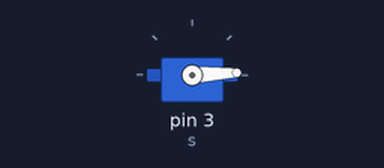
Simulated run of this sketch. Board: Arduino Uno, built with avr-gcc and run on an emulated ATmega328P. Parts: servo.

Above: at 0.05 s.
At 0.9 s:
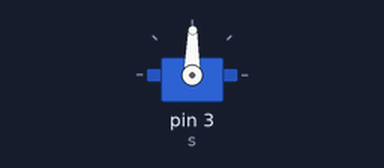
At 1.75 s:
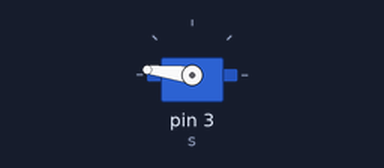
At 3.45 s:
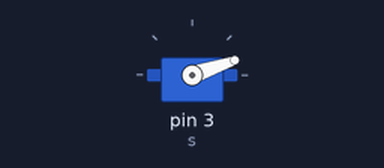
Timing chart, 0 to 8.3 s (numbered marks = the images above):
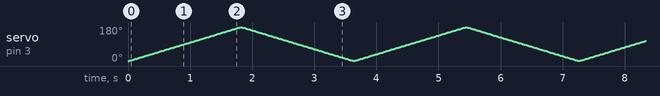

The sketch:

servo_motor.ino
```cpp
#include <Servo.h>

Servo s;

void setup() {
 s.attach(3); // put your setup code here, to run once:
 s.write(0);

}
void loop() {
 int i=0;
for(i=0;i<180;i++)
{s.write(i);
delay(10);}
for(i=180;i>0;i--)
{s.write(i);
delay(10);}

}
```
